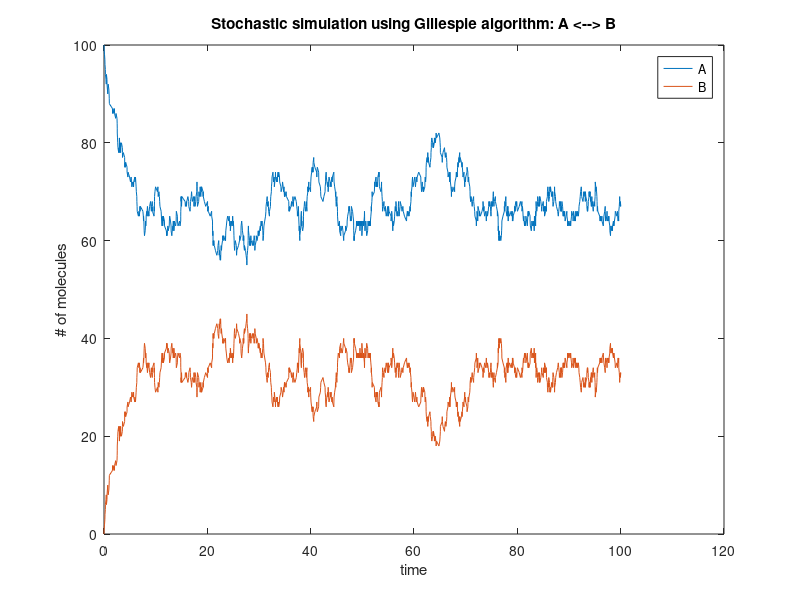

Source code (MATLAB):
% This is an implementation of the Gillespie algorithm for the stochastic
% simulation of a simple reversible reaction A <--> B.

% Author: Alex Plakantonakis,   Copyright (c) 2019
% License: GNU GPLv3

clear;
rng(0);

k1 = 0.1;                   % Define rate constant for forward reaction
k2 = 0.2;                   % Define rate constant for reverse reaction
A(1) = 100;   B(1) = 0;     % Initialize numbers of molecules
t = 0;    time(1) = 0;      % Initialize time
t_max = 100;                % Maximum time for simulation to run
n = 1;

while t < t_max
    v1 = k1 * A(n);
    v2 = k2 * B(n);
    h = v1 + v2;
    nv1 = v1 / h;
    nv2 = v2 / h;

    p = rand(1,2);          % Two uniformly distributed random numbers
    
    tau = - log(p(1)) / h;  
    t = t + tau;        	% When next reaction will occur
    
    if p(2) < nv1           % Which reaction will occur
        A(n+1) = A(n) - 1;      B(n+1) = B(n) + 1;
    else
        A(n+1) = A(n) + 1;      B(n+1) = B(n) - 1;
    end
    
    n = n + 1;
    time(n) = t;
end

plot(time,A,time,B);
title('Stochastic simulation using Gillespie algorithm: A <--> B');
xlabel('time'); ylabel('# of molecules');
legend('A','B');

clear v1 v2 h nv1 nv2 p;